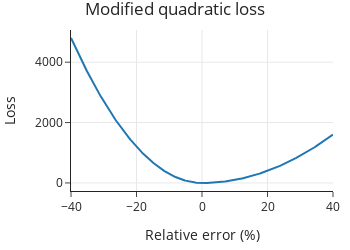

Write notebook code for a chart like this one.
### Markdown cell above
The relative error is $100(y - \hat{y})/\hat{y}$, where $y$ is the true value and $\hat{y}$ is the prediction. We can demonstrate the asymmetry of the loss function with a plot:

### Code cell
xs = np.linspace(-40, 40, 500)
loss = anes_loss(xs)

fig = px.line(x=xs, y=loss, title='Modified quadratic loss',
              width=350, height=250)

margin(fig, t=30)
xlabel(fig, 'Relative error (%)')
ylabel(fig, 'Loss')

### Figure 1 — Plotly figure (JSON) as saved in the notebook; plotly's stock layout.template omitted (floating-point values rounded to 4 significant figures; data arrays with more than 128 entries replaced by an {"elided": "..."} marker saying what was removed)
{"data": [{"hovertemplate": "x=%{x}<br>y=%{y}<extra></extra>", "legendgroup": "", "line": {"color": "#1F77B4", "dash": "solid"}, "marker": {"symbol": "circle"}, "mode": "lines", "name": "", "orientation": "v", "showlegend": false, "type": "scatter", "x": {"elided": "500 float values"}, "xaxis": "x", "y": {"elided": "500 float values"}, "yaxis": "y"}], "layout": {"height": 250, "legend": {"tracegroupgap": 0}, "margin": {"t": 30}, "title": {"text": "Modified quadratic loss"}, "width": 350, "xaxis": {"anchor": "y", "autorange": true, "domain": [0, 1], "range": [-40, 40], "title": {"text": "Relative error (%)"}, "type": "linear"}, "yaxis": {"anchor": "x", "autorange": true, "domain": [0, 1], "range": [-266.7, 5067.0], "title": {"text": "Loss"}, "type": "linear"}}}
